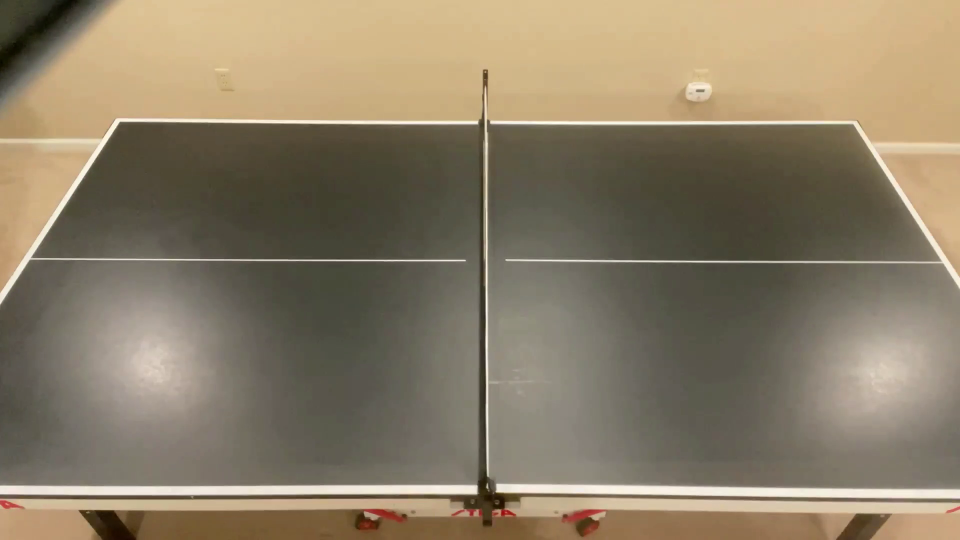
#> input picture frame 38 of rally_edited.mp4, 1920 x 1080 px (shown at 1/2 size)
$ python movementtracking.py
#> lines starting #> are read from the running program, lines starting #| are printed output that depends on the picture
# Jeffrey Kozik

# Thanks to the following resources:
# https://www.youtube.com/watch?v=sghglbXyjHc
    # Learned how to template match -> much of the code comes from video
# https://www.youtube.com/watch?v=MkcUgPhOlP8
    # Learned how to track movement -> much of the code comes from video
# https://www.pyimagesearch.com/2015/09/14/ball-tracking-with-opencv/
    # imutils and resizing frames

# Program to track how many hits in a row in a videotaped rally
import cv2
import numpy as np
import imutils
import matplotlib.pyplot as plt

cap = cv2.VideoCapture('rally_edited.mp4')
ret, frame1 = cap.read()
#> frame1 is the input picture: shape (1080, 1920, 3); mean B, G, R 103.6, 126.1, 138.9
ret, frame2 = cap.read()
frame1 = imutils.resize(frame1, width=600)
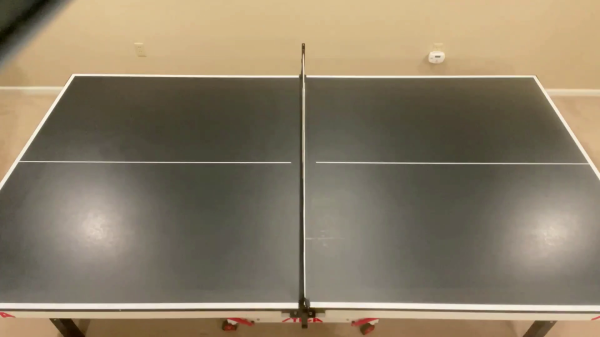
#> frame1: shape (337, 600, 3); mean B, G, R 103.6, 126.1, 138.9
frame2 = imutils.resize(frame2, width=600)
#> frame2: shape (337, 600, 3)
template = cv2.imread("snippetpong.png", 0)
#> (the run stopped early here; a loop or call above may not have finished)

$ run again, starting later in the video
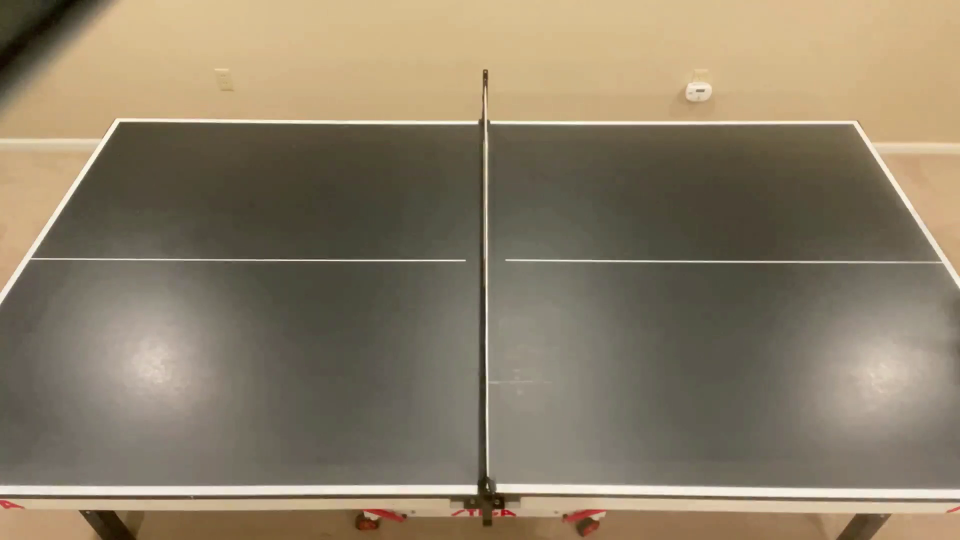
#> input picture frame 171 of rally_edited.mp4, 1920 x 1080 px (shown at 1/2 size)
#> frame1 is the input picture: shape (1080, 1920, 3); mean B, G, R 103.6, 126.2, 139.4
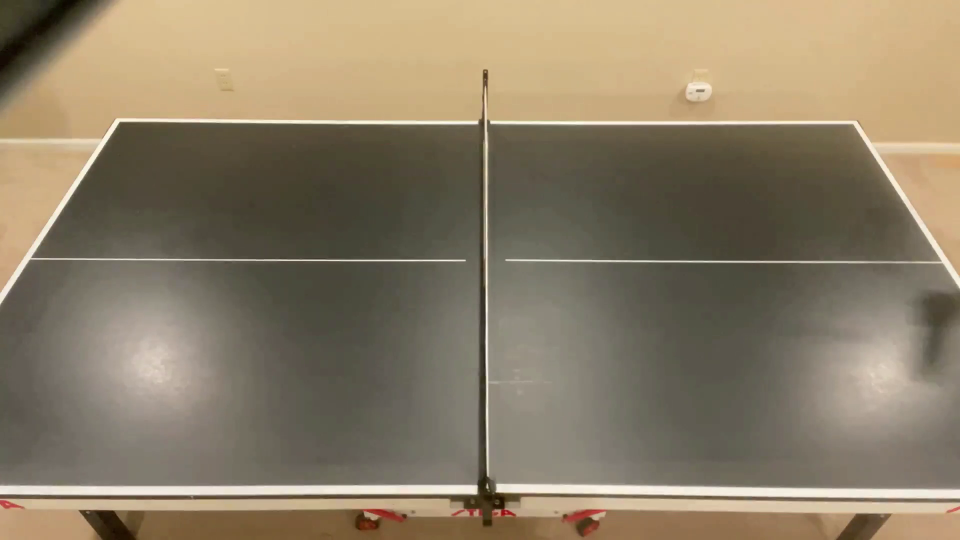
#> input picture frame 172 of rally_edited.mp4, 1920 x 1080 px (shown at 1/2 size)
#> frame2 is the input picture: shape (1080, 1920, 3); mean B, G, R 103.1, 125.7, 138.9
#> frame1: shape (337, 600, 3)
#> frame2: shape (337, 600, 3)

$ run again, starting later in the video
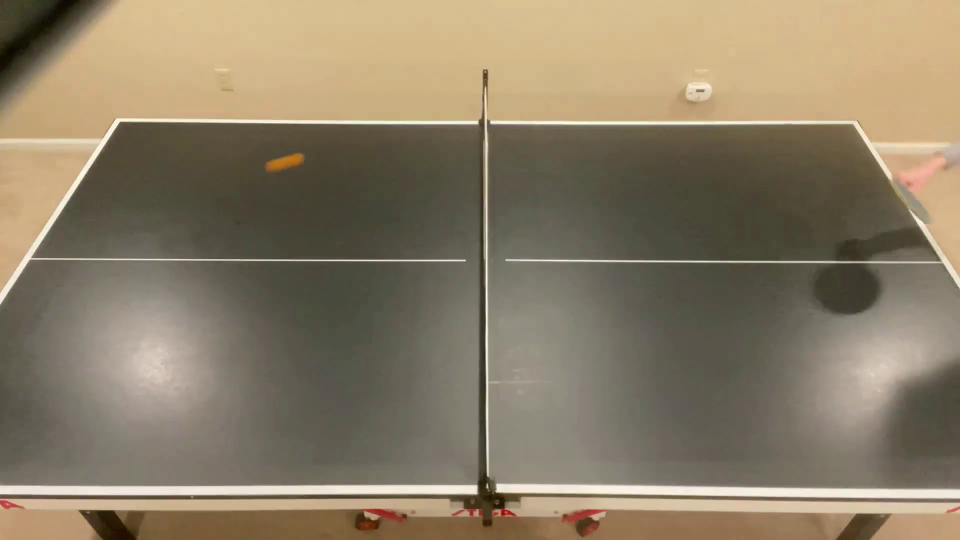
#> input picture frame 304 of rally_edited.mp4, 1920 x 1080 px (shown at 1/2 size)
#> frame1 is the input picture: shape (1080, 1920, 3); mean B, G, R 103.3, 125.8, 138.9
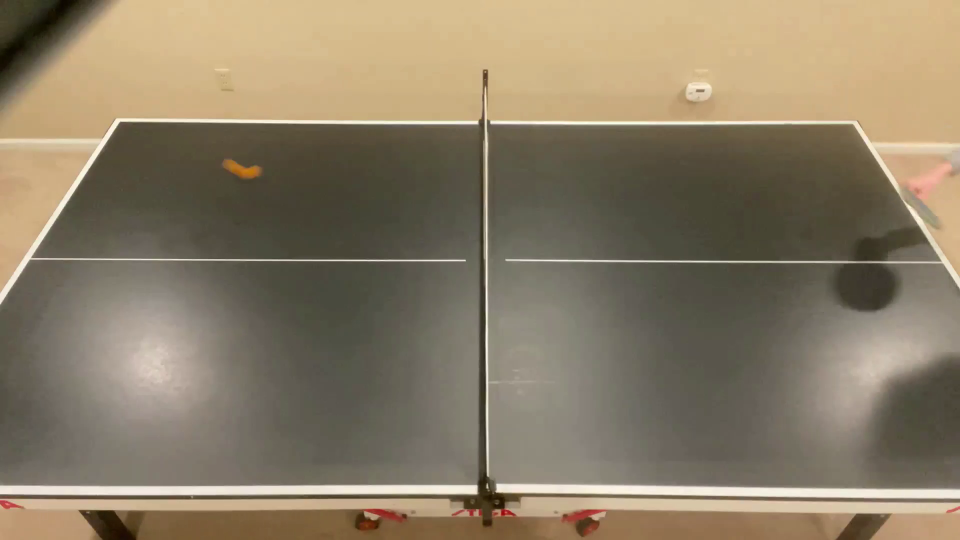
#> input picture frame 305 of rally_edited.mp4, 1920 x 1080 px (shown at 1/2 size)
#> frame2 is the input picture: shape (1080, 1920, 3); mean B, G, R 103, 125.5, 138.6
#> `frame1 = imutils.resize(frame1, width=600)`:
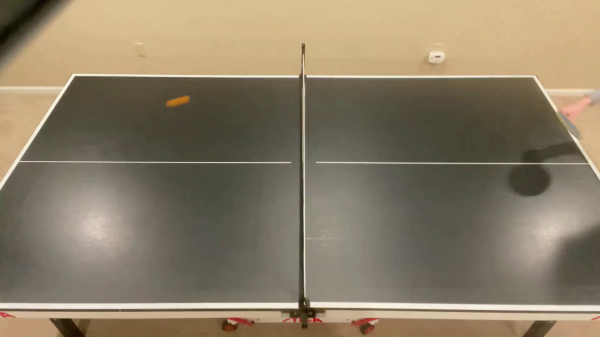
#> frame1: shape (337, 600, 3); mean B, G, R 103.3, 125.8, 138.9
#> frame2: shape (337, 600, 3)
